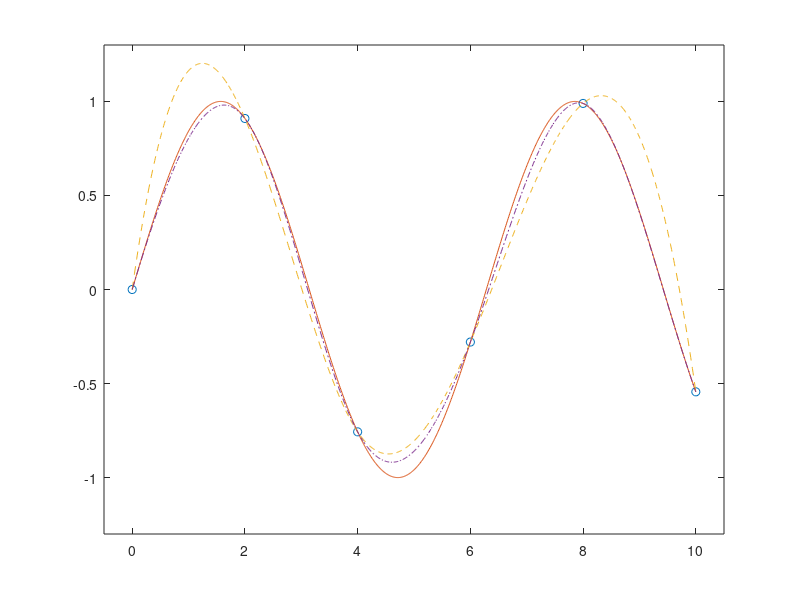

This figure's MATLAB source: (Note: this script raises an error after producing the figure.)
%EXSPLINE ia 6 puncte de pe o sinusoida si
%construieste spline-ul deBoor si cel complet
x = 0:2:10;
y = sin(x); yc=[cos(0),y,cos(10)];
xx = 0:.01:10;
yy = spline(x,y,xx);
yc = spline(x,yc,xx);
plot(x,y,'o',xx,sin(xx),'-',xx,yy,'--',xx,yc,'-.')
axis([-0.5,10.5,-1.3,1.3])
legend('noduri','sin','deBoor','complet',4)